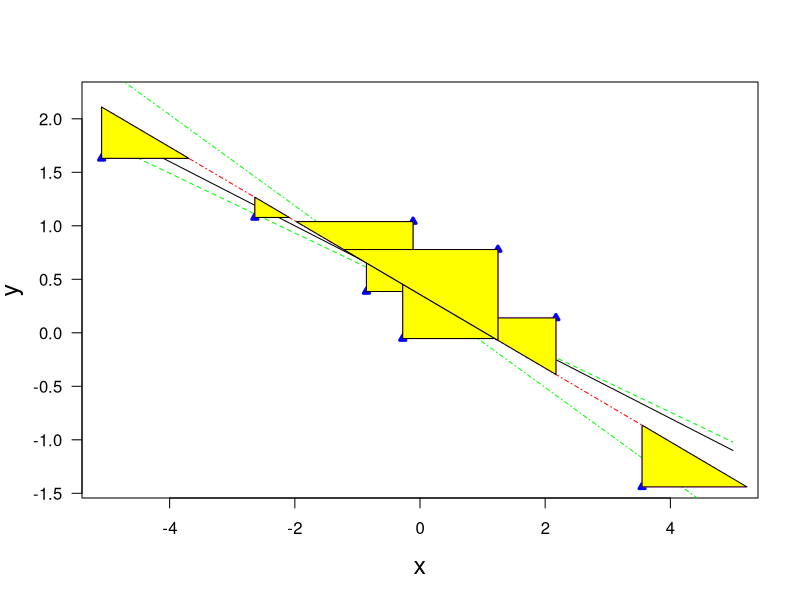

R code for this plot:
print('file: EIVgeometricTriangles.R')
# created by Dieter.Wolf-Gladrow@awi.de 1/2024
print('small data set for script; plot triangles')
# ----------------------------------------------------------------------
print(' ---------------------------------------------------')
print('(1) Generate artificial data for y(x) = beta0 + beta*x')
n = 8   # sample size (small on purpose)
print(c(n,'n sample size'))
xmax = 5; xmin = -xmax; # range of x-values
SlopeTrue = -0.3    # true slope
IcTrue = 0.4        # true intercept
set.seed(1967)
xTrue = runif(n,xmin,xmax) # from uniform PDF
yTrue = SlopeTrue*xTrue+IcTrue
# Add normal noise to xTrue and yTrue:
sigx = 0.8 # x standard deviation (small compared to x-range on purpose)
sigy = 0.5 # y standard deviation: (sigx/sigy)^2 not equal to 1 and
#                       different from SlopeTrue^2
x = xTrue+rnorm(n,0,sigx) # observed x-values
y = yTrue+rnorm(n,0,sigy) # observed y-values
print(' ---------------------------------------------------')
print('(2) Regression y on x (SLR = Simple Linear Regression)')
SLRyonx = lm(y ~ x)
IcYonx    = as.numeric(SLRyonx$coefficients[1])
SlopeYonx = as.numeric(SLRyonx$coefficients[2])
print(c(round(IcYonx,4),'IcYonx'))
print(c(round(SlopeYonx,4),'SlopeYonx'))
print(' ---------------------------------------------------')
print('(3) Regression x on y (SLR = Simple Linear Regression)')
SLRxony = lm(x ~ y)
b = as.numeric(SLRxony$coefficients[2])
a = as.numeric(SLRxony$coefficients[1])
# x=b*y+a -> y = (x-a)/b -> slope = 1/b; 
SlopeXony = 1/b; IcXony = -a/b
print(c(round(IcXony,4),'IcXony'))
print(c(round(SlopeXony,4),'SlopeXony'))
print(' ---------------------------------------------------')
print('(4) geometric line')
SlopeGeo = sqrt(SlopeYonx*SlopeXony)*sign(SlopeYonx)
# line with slope SlopeGeo through centroid:
# y-yc = SlopeGeo*(x-xc)
# x = 0 -> y = IcGeo = yc-SlopeGeo*xc
xc = mean(x); yc = mean(y);  # centroid (Schwerpunkt)
IcGeo = yc-SlopeGeo*xc;
print(c(round(IcGeo,4),'IcGeo'))
print(c(round(SlopeGeo,4),'SlopeGeo'))
print(' ---------------------------------------------------')
print('(5) Plot:')
xp = c(xmin,xmax); yp = xp*SlopeTrue+IcTrue # true line
ypYonX = xp*SlopeYonx+IcYonx                # SLR y on x
ypXonY = xp*SlopeXony+IcXony                # SLR x on y
ypGeo = xp*SlopeGeo+IcGeo                   # geometric line
sflag = 1
if (sflag == 1) {
  # png('EIVtriangle240104s.png',width=16,height=16,units='cm',res=300)
  plot(xp,yp,type='l',lwd=1,col='black',xlab='x',ylab='y',las=1,
       cex=0.6,cex.lab=1.5,ylim=c(-1.4,2.2))
  lines(xp,ypYonX,col='green',lwd=1,lty=2)
  lines(xp,ypXonY,col='green',lwd=1,lty=4)
  lines(xp,ypGeo,col='red',lwd=1,lty=4)
  # lines(xp,ypMLEEst,col='magenta',lwd=1,lty=3)
  points(x,y,col='blue',pch=24,lwd=3,cex=0.6)
  points(xc,yc,col='red',pch=20,lwd=5,cex=0.6)
  for(j in 1:n) { # plot triangles
    qx = c(x[j],(y[j]-IcGeo)/SlopeGeo); qy = c(y[j],y[j])
    lines(qx,qy,col='magenta',lwd=1)
    qxx = c(x[j],x[j]); qyy = c(y[j],IcGeo+SlopeGeo*x[j])
    lines(qxx,qyy,col='magenta',lwd=1)
    xpoly = c(x[j],x[j],(y[j]-IcGeo)/SlopeGeo,x[j])
    ypoly = c(y[j],IcGeo+SlopeGeo*x[j],y[j],y[j])
    polygon(xpoly,ypoly,col='yellow')
  }
  # dev.off()
}
